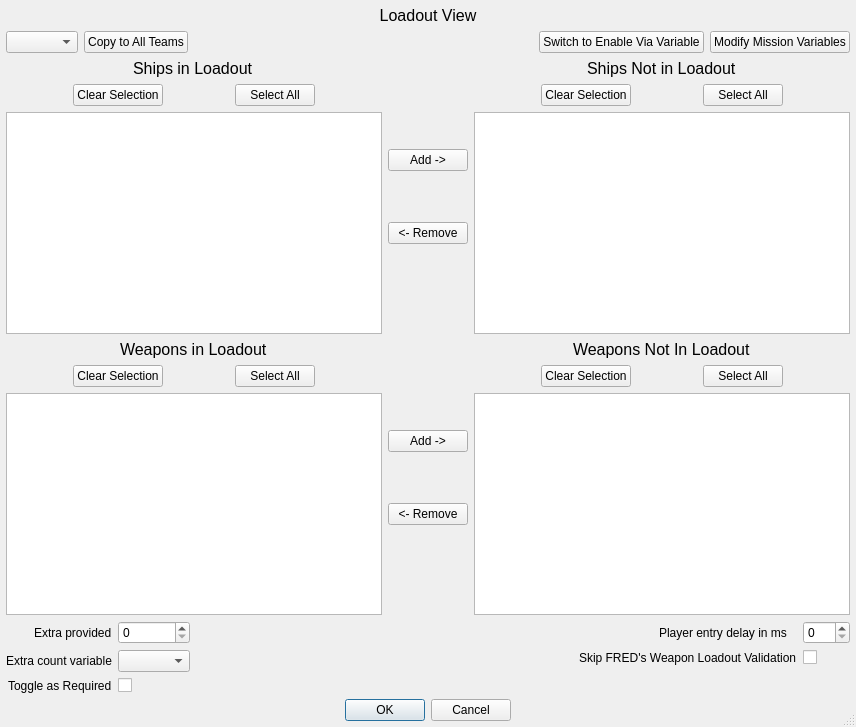
<?xml version="1.0" encoding="UTF-8"?>
<ui version="4.0">
 <class>fso::fred::dialogs::TeamLoadoutDialog</class>
 <widget class="QDialog" name="fso::fred::dialogs::TeamLoadoutDialog">
  <property name="windowModality">
   <enum>Qt::WindowModal</enum>
  </property>
  <property name="enabled">
   <bool>true</bool>
  </property>
  <property name="geometry">
   <rect>
    <x>0</x>
    <y>0</y>
    <width>856</width>
    <height>727</height>
   </rect>
  </property>
  <property name="minimumSize">
   <size>
    <width>540</width>
    <height>620</height>
   </size>
  </property>
  <property name="windowTitle">
   <string>Team Loadout</string>
  </property>
  <property name="sizeGripEnabled">
   <bool>true</bool>
  </property>
  <property name="modal">
   <bool>true</bool>
  </property>
  <layout class="QVBoxLayout" name="mainLayout">
   <property name="sizeConstraint">
    <enum>QLayout::SetDefaultConstraint</enum>
   </property>
   <property name="leftMargin">
    <number>0</number>
   </property>
   <property name="topMargin">
    <number>0</number>
   </property>
   <property name="rightMargin">
    <number>0</number>
   </property>
   <property name="bottomMargin">
    <number>0</number>
   </property>
   <item>
    <layout class="QVBoxLayout" name="mainLayout_2">
     <property name="sizeConstraint">
      <enum>QLayout::SetMinimumSize</enum>
     </property>
     <property name="leftMargin">
      <number>6</number>
     </property>
     <property name="topMargin">
      <number>6</number>
     </property>
     <property name="rightMargin">
      <number>6</number>
     </property>
     <property name="bottomMargin">
      <number>6</number>
     </property>
     <item>
      <widget class="QLabel" name="tableVarLabel">
       <property name="font">
        <font>
         <pointsize>12</pointsize>
        </font>
       </property>
       <property name="text">
        <string>Loadout View</string>
       </property>
       <property name="alignment">
        <set>Qt::AlignCenter</set>
       </property>
      </widget>
     </item>
     <item>
      <layout class="QHBoxLayout" name="horizontalLayout">
       <item>
        <widget class="QComboBox" name="currentTeamComboBox"/>
       </item>
       <item>
        <widget class="QPushButton" name="copyLoadoutToOtherTeamsButton">
         <property name="sizePolicy">
          <sizepolicy hsizetype="Minimum" vsizetype="Fixed">
           <horstretch>0</horstretch>
           <verstretch>0</verstretch>
          </sizepolicy>
         </property>
         <property name="text">
          <string>Copy to All Teams</string>
         </property>
        </widget>
       </item>
       <item>
        <spacer name="horizontalSpacer_3">
         <property name="orientation">
          <enum>Qt::Horizontal</enum>
         </property>
         <property name="sizeHint" stdset="0">
          <size>
           <width>40</width>
           <height>20</height>
          </size>
         </property>
        </spacer>
       </item>
       <item>
        <widget class="QPushButton" name="switchViewButton">
         <property name="text">
          <string>Switch to Enable Via Variable</string>
         </property>
        </widget>
       </item>
       <item>
        <widget class="QPushButton" name="editVariables">
         <property name="text">
          <string>Modify Mission Variables</string>
         </property>
        </widget>
       </item>
      </layout>
     </item>
     <item>
      <layout class="QHBoxLayout" name="upperHorizontalLayout">
       <item>
        <layout class="QVBoxLayout" name="weaponVarPoolBox">
         <property name="spacing">
          <number>6</number>
         </property>
         <property name="sizeConstraint">
          <enum>QLayout::SetMinimumSize</enum>
         </property>
         <item alignment="Qt::AlignHCenter">
          <widget class="QLabel" name="startingShipsLabel">
           <property name="font">
            <font>
             <pointsize>12</pointsize>
            </font>
           </property>
           <property name="text">
            <string>Ships in Loadout</string>
           </property>
          </widget>
         </item>
         <item>
          <layout class="QHBoxLayout" name="shipsLoadoutButtons">
           <item>
            <spacer name="horizontalSpacer_5">
             <property name="orientation">
              <enum>Qt::Horizontal</enum>
             </property>
             <property name="sizeHint" stdset="0">
              <size>
               <width>40</width>
               <height>20</height>
              </size>
             </property>
            </spacer>
           </item>
           <item>
            <widget class="QPushButton" name="clearUsedShipSelectionButton">
             <property name="text">
              <string>Clear Selection</string>
             </property>
            </widget>
           </item>
           <item>
            <spacer name="horizontalSpacer_4">
             <property name="orientation">
              <enum>Qt::Horizontal</enum>
             </property>
             <property name="sizeHint" stdset="0">
              <size>
               <width>40</width>
               <height>20</height>
              </size>
             </property>
            </spacer>
           </item>
           <item>
            <widget class="QPushButton" name="selectAllUsedShipsButton">
             <property name="text">
              <string>Select All</string>
             </property>
            </widget>
           </item>
           <item>
            <spacer name="horizontalSpacer_20">
             <property name="orientation">
              <enum>Qt::Horizontal</enum>
             </property>
             <property name="sizeHint" stdset="0">
              <size>
               <width>40</width>
               <height>20</height>
              </size>
             </property>
            </spacer>
           </item>
          </layout>
         </item>
         <item>
          <widget class="QTableWidget" name="usedShipsList">
           <property name="minimumSize">
            <size>
             <width>0</width>
             <height>0</height>
            </size>
           </property>
           <property name="editTriggers">
            <set>QAbstractItemView::NoEditTriggers</set>
           </property>
           <property name="tabKeyNavigation">
            <bool>false</bool>
           </property>
           <property name="showDropIndicator" stdset="0">
            <bool>false</bool>
           </property>
           <property name="dragDropOverwriteMode">
            <bool>false</bool>
           </property>
           <property name="selectionMode">
            <enum>QAbstractItemView::MultiSelection</enum>
           </property>
           <property name="selectionBehavior">
            <enum>QAbstractItemView::SelectRows</enum>
           </property>
           <property name="showGrid">
            <bool>false</bool>
           </property>
           <property name="gridStyle">
            <enum>Qt::NoPen</enum>
           </property>
           <attribute name="horizontalHeaderDefaultSectionSize">
            <number>140</number>
           </attribute>
           <attribute name="verticalHeaderVisible">
            <bool>false</bool>
           </attribute>
          </widget>
         </item>
         <item alignment="Qt::AlignHCenter">
          <widget class="QLabel" name="startingWeaponsLabel">
           <property name="font">
            <font>
             <pointsize>12</pointsize>
            </font>
           </property>
           <property name="text">
            <string>Weapons in Loadout</string>
           </property>
          </widget>
         </item>
         <item>
          <layout class="QHBoxLayout" name="weaponsLoadoutButtons">
           <item>
            <spacer name="horizontalSpacer_13">
             <property name="orientation">
              <enum>Qt::Horizontal</enum>
             </property>
             <property name="sizeHint" stdset="0">
              <size>
               <width>40</width>
               <height>20</height>
              </size>
             </property>
            </spacer>
           </item>
           <item>
            <widget class="QPushButton" name="clearUsedWeaponSelectionButton">
             <property name="text">
              <string>Clear Selection</string>
             </property>
            </widget>
           </item>
           <item>
            <spacer name="horizontalSpacer_11">
             <property name="orientation">
              <enum>Qt::Horizontal</enum>
             </property>
             <property name="sizeHint" stdset="0">
              <size>
               <width>40</width>
               <height>20</height>
              </size>
             </property>
            </spacer>
           </item>
           <item>
            <widget class="QPushButton" name="selectAllUsedWeaponsButton">
             <property name="text">
              <string>Select All</string>
             </property>
            </widget>
           </item>
           <item>
            <spacer name="horizontalSpacer_12">
             <property name="orientation">
              <enum>Qt::Horizontal</enum>
             </property>
             <property name="sizeHint" stdset="0">
              <size>
               <width>40</width>
               <height>20</height>
              </size>
             </property>
            </spacer>
           </item>
          </layout>
         </item>
         <item>
          <widget class="QTableWidget" name="usedWeaponsList">
           <property name="editTriggers">
            <set>QAbstractItemView::NoEditTriggers</set>
           </property>
           <property name="showDropIndicator" stdset="0">
            <bool>false</bool>
           </property>
           <property name="selectionMode">
            <enum>QAbstractItemView::MultiSelection</enum>
           </property>
           <property name="selectionBehavior">
            <enum>QAbstractItemView::SelectRows</enum>
           </property>
           <property name="showGrid">
            <bool>false</bool>
           </property>
           <attribute name="horizontalHeaderDefaultSectionSize">
            <number>140</number>
           </attribute>
           <attribute name="verticalHeaderVisible">
            <bool>false</bool>
           </attribute>
          </widget>
         </item>
        </layout>
       </item>
       <item>
        <layout class="QVBoxLayout" name="middleAddRemoveButtonsLayout">
         <item>
          <spacer name="verticalSpacer_8">
           <property name="orientation">
            <enum>Qt::Vertical</enum>
           </property>
           <property name="sizeHint" stdset="0">
            <size>
             <width>20</width>
             <height>40</height>
            </size>
           </property>
          </spacer>
         </item>
         <item>
          <spacer name="verticalSpacer_11">
           <property name="orientation">
            <enum>Qt::Vertical</enum>
           </property>
           <property name="sizeHint" stdset="0">
            <size>
             <width>20</width>
             <height>40</height>
            </size>
           </property>
          </spacer>
         </item>
         <item>
          <widget class="QPushButton" name="addShipButton">
           <property name="text">
            <string>Add -&gt;</string>
           </property>
          </widget>
         </item>
         <item>
          <spacer name="verticalSpacer_5">
           <property name="orientation">
            <enum>Qt::Vertical</enum>
           </property>
           <property name="sizeHint" stdset="0">
            <size>
             <width>20</width>
             <height>40</height>
            </size>
           </property>
          </spacer>
         </item>
         <item>
          <widget class="QPushButton" name="removeShipButton">
           <property name="text">
            <string>&lt;- Remove</string>
           </property>
          </widget>
         </item>
         <item>
          <spacer name="verticalSpacer">
           <property name="orientation">
            <enum>Qt::Vertical</enum>
           </property>
           <property name="sizeHint" stdset="0">
            <size>
             <width>20</width>
             <height>40</height>
            </size>
           </property>
          </spacer>
         </item>
         <item>
          <spacer name="verticalSpacer_3">
           <property name="orientation">
            <enum>Qt::Vertical</enum>
           </property>
           <property name="sizeHint" stdset="0">
            <size>
             <width>20</width>
             <height>40</height>
            </size>
           </property>
          </spacer>
         </item>
         <item>
          <spacer name="verticalSpacer_7">
           <property name="orientation">
            <enum>Qt::Vertical</enum>
           </property>
           <property name="sizeHint" stdset="0">
            <size>
             <width>20</width>
             <height>40</height>
            </size>
           </property>
          </spacer>
         </item>
         <item>
          <spacer name="verticalSpacer_2">
           <property name="orientation">
            <enum>Qt::Vertical</enum>
           </property>
           <property name="sizeHint" stdset="0">
            <size>
             <width>20</width>
             <height>40</height>
            </size>
           </property>
          </spacer>
         </item>
         <item>
          <widget class="QPushButton" name="addWeaponButton">
           <property name="text">
            <string>Add -&gt;</string>
           </property>
          </widget>
         </item>
         <item>
          <spacer name="verticalSpacer_6">
           <property name="orientation">
            <enum>Qt::Vertical</enum>
           </property>
           <property name="sizeHint" stdset="0">
            <size>
             <width>20</width>
             <height>40</height>
            </size>
           </property>
          </spacer>
         </item>
         <item>
          <widget class="QPushButton" name="removeWeaponButton">
           <property name="text">
            <string>&lt;- Remove</string>
           </property>
          </widget>
         </item>
         <item>
          <spacer name="verticalSpacer_10">
           <property name="orientation">
            <enum>Qt::Vertical</enum>
           </property>
           <property name="sizeHint" stdset="0">
            <size>
             <width>20</width>
             <height>40</height>
            </size>
           </property>
          </spacer>
         </item>
         <item>
          <spacer name="verticalSpacer_4">
           <property name="orientation">
            <enum>Qt::Vertical</enum>
           </property>
           <property name="sizeHint" stdset="0">
            <size>
             <width>20</width>
             <height>40</height>
            </size>
           </property>
          </spacer>
         </item>
        </layout>
       </item>
       <item>
        <layout class="QVBoxLayout" name="shipVarPoolBox">
         <property name="spacing">
          <number>6</number>
         </property>
         <property name="sizeConstraint">
          <enum>QLayout::SetMinimumSize</enum>
         </property>
         <item alignment="Qt::AlignHCenter">
          <widget class="QLabel" name="listShipsNotUsedLabel">
           <property name="font">
            <font>
             <pointsize>12</pointsize>
             <weight>50</weight>
             <bold>false</bold>
            </font>
           </property>
           <property name="text">
            <string>Ships Not in Loadout</string>
           </property>
          </widget>
         </item>
         <item>
          <layout class="QHBoxLayout" name="shipsNotLoadoutButtons">
           <item>
            <spacer name="horizontalSpacer_2">
             <property name="orientation">
              <enum>Qt::Horizontal</enum>
             </property>
             <property name="sizeHint" stdset="0">
              <size>
               <width>40</width>
               <height>20</height>
              </size>
             </property>
            </spacer>
           </item>
           <item>
            <widget class="QPushButton" name="clearUnusedShipSelectionButton">
             <property name="text">
              <string>Clear Selection</string>
             </property>
            </widget>
           </item>
           <item>
            <spacer name="horizontalSpacer">
             <property name="orientation">
              <enum>Qt::Horizontal</enum>
             </property>
             <property name="sizeHint" stdset="0">
              <size>
               <width>40</width>
               <height>20</height>
              </size>
             </property>
            </spacer>
           </item>
           <item>
            <widget class="QPushButton" name="selectAllUnusedShipsButton">
             <property name="text">
              <string>Select All</string>
             </property>
            </widget>
           </item>
           <item>
            <spacer name="horizontalSpacer_18">
             <property name="orientation">
              <enum>Qt::Horizontal</enum>
             </property>
             <property name="sizeHint" stdset="0">
              <size>
               <width>40</width>
               <height>20</height>
              </size>
             </property>
            </spacer>
           </item>
          </layout>
         </item>
         <item>
          <widget class="QListWidget" name="listShipsNotUsed">
           <property name="selectionMode">
            <enum>QAbstractItemView::MultiSelection</enum>
           </property>
          </widget>
         </item>
         <item alignment="Qt::AlignHCenter">
          <widget class="QLabel" name="listWeaponsNotUsedLabel">
           <property name="font">
            <font>
             <pointsize>12</pointsize>
            </font>
           </property>
           <property name="text">
            <string>Weapons Not In Loadout</string>
           </property>
          </widget>
         </item>
         <item>
          <layout class="QHBoxLayout" name="weaponsNotLoadoutButtons">
           <item>
            <spacer name="horizontalSpacer_16">
             <property name="orientation">
              <enum>Qt::Horizontal</enum>
             </property>
             <property name="sizeHint" stdset="0">
              <size>
               <width>40</width>
               <height>20</height>
              </size>
             </property>
            </spacer>
           </item>
           <item>
            <widget class="QPushButton" name="clearUnusedWeaponSelectionButton">
             <property name="text">
              <string>Clear Selection</string>
             </property>
            </widget>
           </item>
           <item>
            <spacer name="horizontalSpacer_8">
             <property name="orientation">
              <enum>Qt::Horizontal</enum>
             </property>
             <property name="sizeHint" stdset="0">
              <size>
               <width>40</width>
               <height>20</height>
              </size>
             </property>
            </spacer>
           </item>
           <item>
            <widget class="QPushButton" name="selectAllUnusedWeaponsButton">
             <property name="text">
              <string>Select All</string>
             </property>
            </widget>
           </item>
           <item>
            <spacer name="horizontalSpacer_15">
             <property name="orientation">
              <enum>Qt::Horizontal</enum>
             </property>
             <property name="sizeHint" stdset="0">
              <size>
               <width>40</width>
               <height>20</height>
              </size>
             </property>
            </spacer>
           </item>
          </layout>
         </item>
         <item>
          <widget class="QListWidget" name="listWeaponsNotUsed">
           <property name="selectionMode">
            <enum>QAbstractItemView::MultiSelection</enum>
           </property>
          </widget>
         </item>
        </layout>
       </item>
      </layout>
     </item>
     <item>
      <layout class="QHBoxLayout" name="lowerHorizontalLayout">
       <property name="sizeConstraint">
        <enum>QLayout::SetDefaultConstraint</enum>
       </property>
       <item>
        <layout class="QFormLayout" name="rightFooterForm">
         <property name="labelAlignment">
          <set>Qt::AlignRight|Qt::AlignTrailing|Qt::AlignVCenter</set>
         </property>
         <item row="0" column="0">
          <widget class="QLabel" name="extraItemSpinboxLabel">
           <property name="text">
            <string>Extra provided</string>
           </property>
          </widget>
         </item>
         <item row="0" column="1">
          <widget class="QSpinBox" name="extraItemSpinbox">
           <property name="maximum">
            <number>999999999</number>
           </property>
          </widget>
         </item>
         <item row="1" column="0">
          <widget class="QLabel" name="extraWeaponsViaVarLabel">
           <property name="text">
            <string>Extra count variable</string>
           </property>
          </widget>
         </item>
         <item row="1" column="1">
          <widget class="QComboBox" name="extraItemsViaVariableCombo">
           <property name="editable">
            <bool>false</bool>
           </property>
           <property name="frame">
            <bool>true</bool>
           </property>
          </widget>
         </item>
         <item row="2" column="0">
          <widget class="QLabel" name="toggleRequiredLabel">
           <property name="text">
            <string>Toggle as Required</string>
           </property>
          </widget>
         </item>
         <item row="2" column="1">
          <widget class="QCheckBox" name="requiredWeaponCheckBox">
           <property name="text">
            <string/>
           </property>
          </widget>
         </item>
        </layout>
       </item>
       <item>
        <spacer name="horizontalSpacer_6">
         <property name="orientation">
          <enum>Qt::Horizontal</enum>
         </property>
         <property name="sizeHint" stdset="0">
          <size>
           <width>40</width>
           <height>20</height>
          </size>
         </property>
        </spacer>
       </item>
       <item>
        <layout class="QFormLayout" name="leftFooterForm">
         <property name="sizeConstraint">
          <enum>QLayout::SetDefaultConstraint</enum>
         </property>
         <property name="labelAlignment">
          <set>Qt::AlignRight|Qt::AlignTrailing|Qt::AlignVCenter</set>
         </property>
         <item row="0" column="0">
          <widget class="QLabel" name="playerEntryDelayLabel">
           <property name="minimumSize">
            <size>
             <width>91</width>
             <height>0</height>
            </size>
           </property>
           <property name="toolTip">
            <string>&lt;html&gt;&lt;head/&gt;&lt;body&gt;&lt;p&gt;This is literally a delay before the player enters the mission.&lt;/p&gt;&lt;/body&gt;&lt;/html&gt;</string>
           </property>
           <property name="whatsThis">
            <string>&lt;html&gt;&lt;head/&gt;&lt;body&gt;&lt;p&gt;This is literally a delay before the player enters the mission.  It uses a very rough 250 ms per frame (much less frequent than gameplay), so it usually better to either have the player jump in just at the start or if you need debris, to mark a ship as destroyed before the mission begins.&lt;/p&gt;&lt;/body&gt;&lt;/html&gt;</string>
           </property>
           <property name="text">
            <string>Player entry delay in ms   </string>
           </property>
          </widget>
         </item>
         <item row="0" column="1">
          <widget class="QDoubleSpinBox" name="playerDelayDoubleSpinbox">
           <property name="sizePolicy">
            <sizepolicy hsizetype="Fixed" vsizetype="Fixed">
             <horstretch>0</horstretch>
             <verstretch>0</verstretch>
            </sizepolicy>
           </property>
           <property name="toolTip">
            <string>&lt;html&gt;&lt;head/&gt;&lt;body&gt;&lt;p&gt;This is literally a delay before the player enters the mission.&lt;/p&gt;&lt;/body&gt;&lt;/html&gt;</string>
           </property>
           <property name="whatsThis">
            <string>&lt;html&gt;&lt;head/&gt;&lt;body&gt;&lt;p&gt;This is literally a delay before the player enters the mission. It uses a very rough 250 ms per frame (much less frequent than gameplay), so it usually better to either have the player jump in just at the start or if you need debris, to mark a ship as destroyed before the mission begins.&lt;/p&gt;&lt;/body&gt;&lt;/html&gt;</string>
           </property>
           <property name="decimals">
            <number>0</number>
           </property>
          </widget>
         </item>
         <item row="1" column="0">
          <widget class="QLabel" name="skipValidationLabel">
           <property name="text">
            <string>Skip FRED's Weapon Loadout Validation</string>
           </property>
          </widget>
         </item>
         <item row="1" column="1">
          <widget class="QCheckBox" name="weaponValidationCheckbox">
           <property name="layoutDirection">
            <enum>Qt::LeftToRight</enum>
           </property>
           <property name="text">
            <string/>
           </property>
          </widget>
         </item>
        </layout>
       </item>
      </layout>
     </item>
     <item>
      <widget class="QDialogButtonBox" name="okAndCancelButtons">
       <property name="standardButtons">
        <set>QDialogButtonBox::Cancel|QDialogButtonBox::Ok</set>
       </property>
       <property name="centerButtons">
        <bool>true</bool>
       </property>
      </widget>
     </item>
    </layout>
   </item>
  </layout>
 </widget>
 <resources/>
 <connections/>
</ui>
